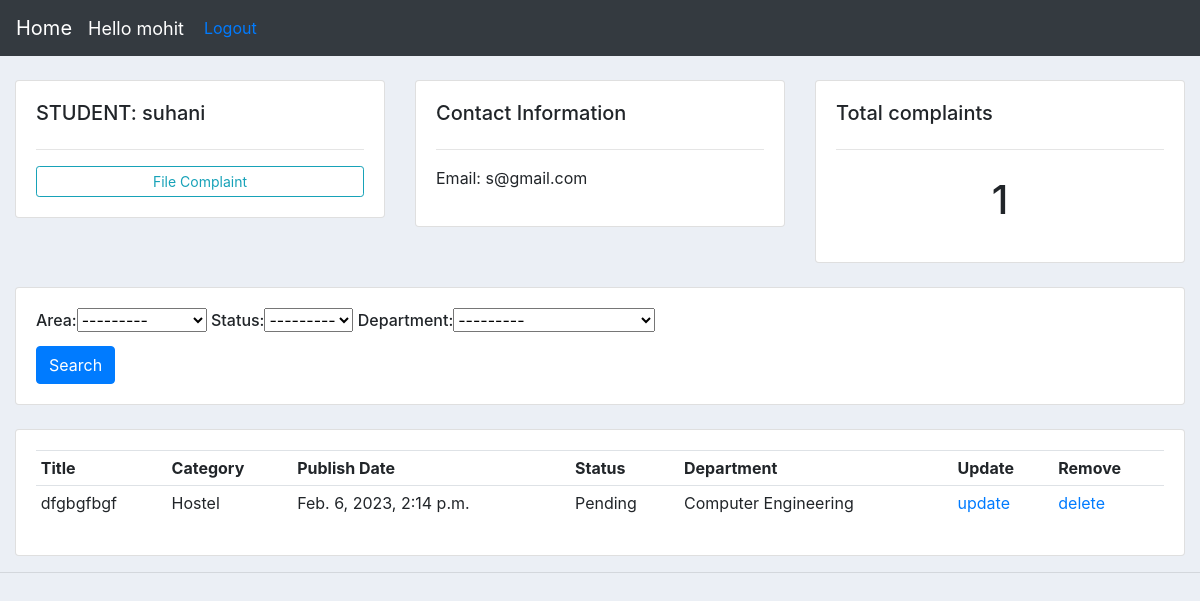
The app's page /student/10/ (signed in) with its own data.
### portal/models.py (models this page shows, shortened)
class Student(models.Model):
    user=models.OneToOneField(User,null=True,on_delete=models.CASCADE)
    name = models.CharField(max_length=200, null=True)
    phone = models.CharField(max_length=10, null=True)
    email = models.CharField(max_length=200, null=True,validators=[EmailValidator("Email is not valid")])
    date_created = models.DateTimeField(auto_now_add=True, null=True)

class Complaint(models.Model):
    title = models.CharField(max_length=200)
    Area_choices= (
        ('Hostel','Hostel'),
        ('Academics','Academics'),
        ('Administrative','Administrative'),
        ('N','none'),
    )
    area=models.CharField(max_length=25,choices=Area_choices,default='N')
    Department_choice=(
        ('Computer Engineering' ,'Computer Engineering'),
        ('Electronics Engineering','Electronics Engineering'),
        ('Electrical Engineering','Electrical Engineering'),
        ('Civil Engineering','Civil Engineering'),
        ('Information Technology','Information Technology'),
        ('None','None'),
    )
    STATUS=(
        ('Pending','Pending'),
        ('Solved','Solved'),
    )
    status=models.CharField(max_length=8,null=True,choices=STATUS,default='Pending')
    Department=models.CharField(max_length=35,choices=Department_choice,default='N')
    details = models.TextField(blank=True)
    pub_date = models.DateTimeField(auto_now=True)
    student=models.ForeignKey(Student,on_delete=models.SET_NULL,null=True)

### portal/views.py (the view)
# urls.py: path('student/<str:pk_test>/', views.students,name='student'),
@login_required(login_url='login')
def students(request, pk_test):
    student = Student.objects.get(id=pk_test)
    complaints = student.complaint_set.all()
    myFilter = ComplaintFilter(request.GET, queryset=complaints)
    complaints = myFilter.qs
    context = {
        'student': student,
        'complaints': complaints,
        'myFilter': myFilter
    }
    return render(request, 'student.html', context)

### templates/student.html
{%  extends 'main.html' %}
{% block content %}
	<br>
<div class="row">
	<div class="col-md">
		<div class="card card-body ">
			<h5>STUDENT: {{student.name}}</h5>
			<hr>
			<a class="btn btn-outline-info  btn-sm btn-block" href="{% url 'create_complaint' student.id %}">File Complaint</a>
		</div>
	</div>
	<div class="col-md">
		<div class="card card-body">
			<h5>Contact Information</h5>
			<hr>
			<p>Email: {{student.email}}</p>
		</div>
	</div>
	<div class="col-md">
		<div class="card card-body">
			<h5>Total complaints</h5>
			<hr>
			<h1 style="text-align: center;padding: 10px">{{complaints.count}}</h1>
		</div>
	</div>
</div>
<br>
<div class="row">
	<div class="col">
		<div class="card card-body">
			<form method="get">
				<h6 font='5'>{{myFilter.form}} </h6>
		    <button class="btn btn-primary" type="submit">Search</button>
		  </form>
		</div>
	</div>
</div>
<br>
<div class="row">
	<div class="col-md">
		<div class="card card-body">
			<table class="table table-sm">
				<tr>
					<th>Title</th>
					<th>Category</th>
					<th>Publish Date</th>
					<th>Status</th>
					<th>Department</th>
					<th>Update</th>
					<th>Remove</th>
				</tr>
				{% for complaint in complaints  %}
				<tr>
                 <td>{{complaint.title}}</td>
				 <td>{{complaint.area}}</td>
				 <td>{{complaint.pub_date}}</td>
				 <td>{{complaint.status}}</td>
				 <td>{{complaint.Department}}</td>
				 <td><a href="{% url 'update_complaint' complaint.id %}" class="href">update</a></td>
					<td><a href="{% url 'delete_complaint' complaint.id %}" class="href">delete</a></td>
				</tr>
				{% endfor %}
			</table>
		</div>
	</div>
</div>
{% endblock %}

### templates/navbar.html (shortened to what this page needs)
{% load static %}
<nav class="navbar navbar-expand-lg navbar-dark bg-dark">
    <a class="navbar-brand" href="{% url 'home2' %}">Home</a>
    <span class="hello-msg">Hello {{request.user}}</span>
    <span><a href="{% url 'logout' %}" class="href"> Logout</a></span>
  </nav>

### static/css/main.css (style rules this page uses)
body { background-color: #ebeff5; }

### templates/navbar.html (style rules this page uses)
.hello-msg { font-size:18px; color: #fff; margin-right:20px; }

### records on screen
Student: name "suhani", email "s@gmail.com"
Complaint: title "dfgbgfbgf", area "Hostel", pub_date "Feb. 6, 2023, 2:14 p.m.", status "Pending", Department "Computer Engineering"

### other values on screen
{{ request.user }} "mohit"
{{ complaints.count }} "1"
